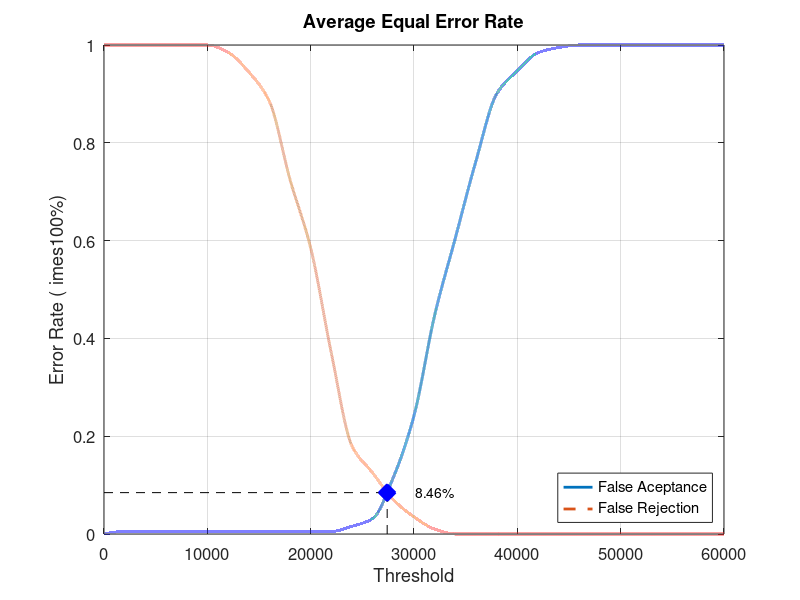
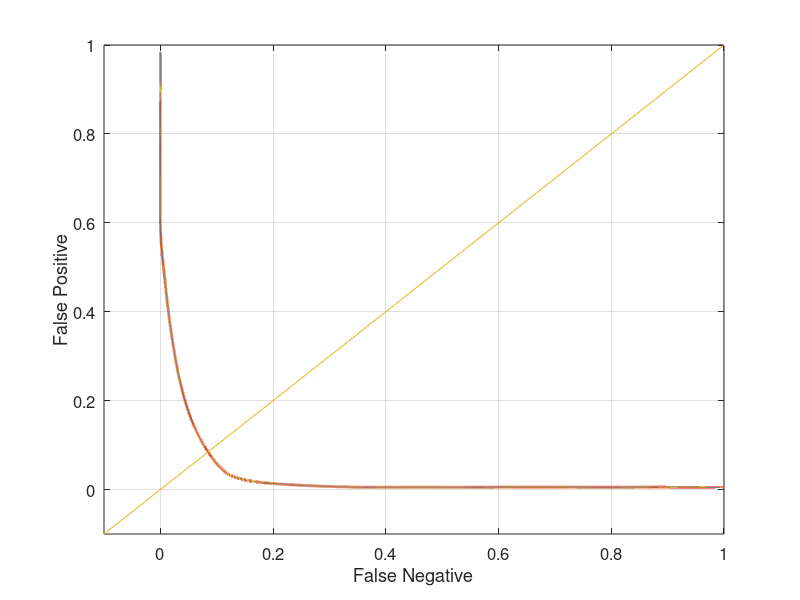

These figures' MATLAB source, in order:
close all;
clear;
clc;
x = 0:2000:60000;
xq = 0:0.5:60000;

y0 = [0 0.00526316 0.00526316 0.00526316 0.00526316 0.00526316 0.00526316 0.00526316 0.00526316 0.00526316 0.00526316 0.00526316 0.0157895 0.0315789 0.115789 0.242105 0.447368 0.605263 0.763158 0.9 0.947368 0.984211 0.994737 1 1 1 1 1 1 1 1]
yy0 = interp1(x, y0, xq, 'pchip');
y1 = [1 1 1 1 1 1 0.985 0.945 0.885 0.725 0.585 0.37 0.18 0.125 0.07 0.035 0.01 0 0 0 0 0 0 0 0 0 0 0 0 0 0]
yy1 = interp1(x, y1, xq, 'pchip');

% Calculating EER: 
y2 = abs(y0 - y1);
find(y2 == min(y2))
yy2 = abs(yy0 - yy1);
xEER = find(yy2 == min(yy2));
xEERIndex = xq(xEER) % X-axis EER
yEER = yy0(xEER) % Y-axis EER

main = figure
plot(xq, yy0,'-','LineWidth', 2);	hold on
plot(xq, yy1,'--','LineWidth', 2);	hold on
plot([xEERIndex xEERIndex], [0 yEER], 'k--');	hold on
plot([0 xEERIndex], [yEER yEER], 'k--');	hold on
plot(xEERIndex, yEER, 'bx', 'LineWidth', 10);	hold on
text(xEERIndex + 10 * xEERIndex / 100, yEER, [num2str(round((10000 * yEER)) / 100) '%'])
legend('False Aceptance', 'False Rejection', 'Location', 'SouthEast')
xlabel('Threshold')
ylabel('Error Rate (	imes100%)')
title('Average Equal Error Rate')
set(gca, 'FontSize', 12)
axis([0 60000 0 1])
grid on

print(main, 'Database2_4Main', '-dpng');
FNRxFPR = figure('Color', [1 1 1]);
plot(yy1, yy0, '-', yy1, yy0, 'LineWidth', 2);
hold on
y = -0.1:0.1:1
plot(y, y); 
set(gca, 'FontSize', 12)
xlabel('False Negative')
ylabel('False Positive')
axis([-0.1 1 -0.1 1])
set(gca, 'FontSize', 12)
grid on

print(FNRxFPR, 'Database2_4FNRxFPR','-dpng');
